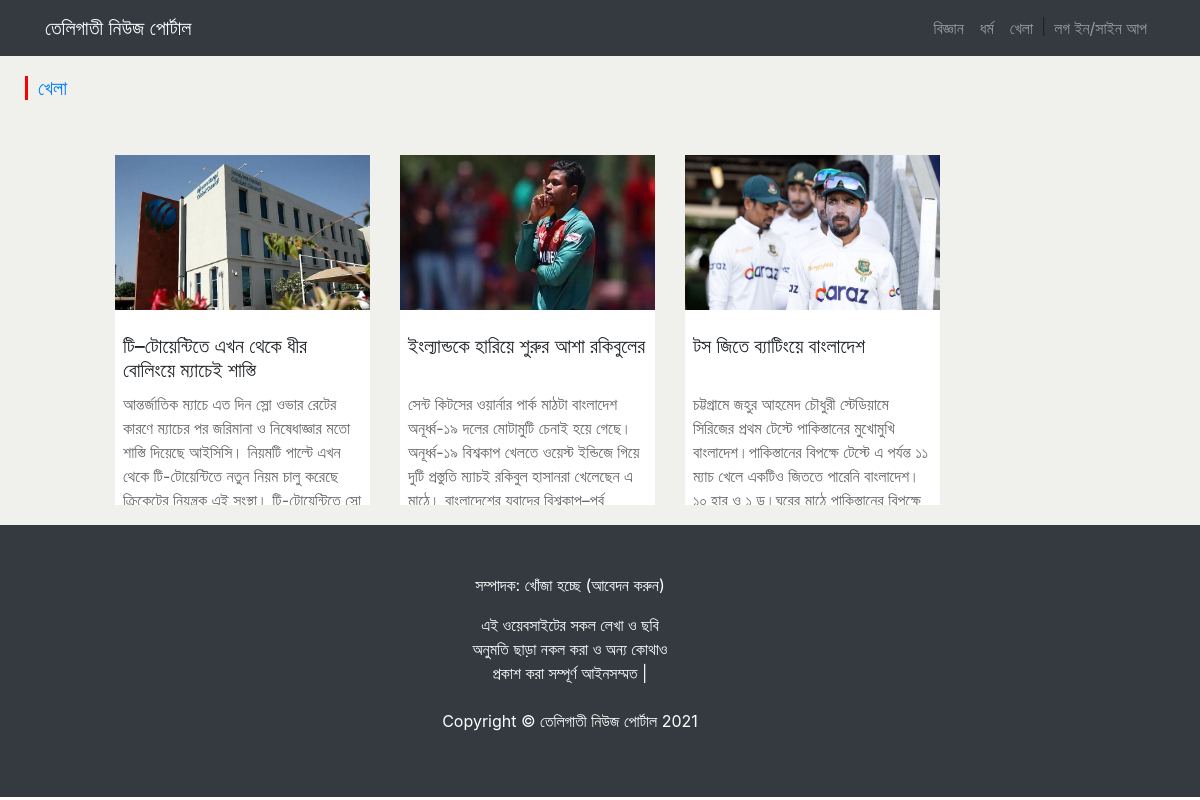
The app's page /whole_sports.php with its own data.
### tables this page shows
CREATE TABLE news (
news_id     int    NOT NULL    AUTO_INCREMENT,
category_name  varchar(255)   NOT NULL,
news_title    text   NOT NULL,
news_content    text     NOT NULL,
img    varchar(255)  NOT NULL,
email    varchar(255)    NOT NULL,
PRIMARY KEY (news_id),
FOREIGN KEY (email) REFERENCES users(email)
);

### whole_sports.php (the view, shortened to what this page needs)
<!DOCTYPE html>
<html lang="en">
<head>
	<link href="styles.css" rel="stylesheet" />
	<link href="index-custom.css" rel="stylesheet" />
</head>
<body>
	<nav class="navbar navbar-expand-lg navbar-dark bg-dark">
		<div class="container">
			<a class="navbar-brand" href="index.php">তেলিগাতী নিউজ পোর্টাল</a>
			<div class="collapse navbar-collapse" id="navbarResponsive">
				<ul class="navbar-nav ml-auto">
					<li class="nav-item"><a class="nav-link" href="whole_science.php">বিজ্ঞান</a></li>
					<li class="nav-item"><a class="nav-link" href="whole_religion.php">ধর্ম</a></li>
					<li class="nav-item"><a class="nav-link" href="whole_sports.php">খেলা</a></li>
					<li class="line">|</li>
					<li class="nav-item">
						<?php
						$ServerName="localhost";
						$UserName="root";
						$Password="";
						$dbName="portal";
						$connect=mysqli_connect($ServerName,$UserName,$Password,$dbName);
						if(isset($_SESSION["email"]))
						{
							$email=$_SESSION["email"];
							$sql="select * from users where email='".$email."'  ";
							$result=mysqli_query($connect,$sql);
							$total_rows=mysqli_num_rows($result);
							if($total_rows>0)
							{
								while($row=mysqli_fetch_assoc($result))
								{
									if($row["role"]=="user")
									{
										?>
										<a class="nav-link" href="userDashboard_profile.php"><?php echo $_SESSION["email"] ?></a>
										<?php
									}
									elseif($row["role"]=="admin")
									{
										?>
										<a class="nav-link" href="adminDashboard_profile.php"><?php echo $_SESSION["email"] ?></a>
										<?php
									}
								}
							}
						}
						else
						{
							?>
							<a class="nav-link" href="login.php">লগ ইন/সাইন আপ</a>
							<?php
						}
						?>
					</li>
				</ul>
			</div>
		</div>
	</nav>
	<section class="main-div">
		<div class="container">
			<div class="category-part">
				<h3><a href="whole_religion.php">খেলা</a></h3>
			</div>
			<div class="row">
				<?php
				$ServerName="localhost";
				$UserName="root";
				$Password="";
				$dbName="portal";
				$connect=mysqli_connect($ServerName,$UserName,$Password,$dbName);
				$sql="select * from news where category_name='খেলা' order by news_id desc";
				$query=mysqli_query($connect,$sql);
				while($info=mysqli_fetch_assoc($query)){
					?>
					<div class="col-md-3">
						<div class="sub-div">
							<form class="" action="singleNews.php" method="POST">
								<input type="image" src="news_image/<?php echo $info['img']; ?>" alt="Read in detail" width="255" height="155">
							</form>
								<h2><?php echo $info['news_title']; ?></h2>
								<p><?php echo $info['news_content']; ?></p>
						</div>
					</div>
					<?php
					}
					?>
				</div>
			</div>
		</section>
		<footer class="py-5 bg-dark">
			<div class="container m-0 text-center text-white"><p>সম্পাদক: খোঁজা হচ্ছে (আবেদন করুন)</p><span>এই ওয়েবসাইটের সকল লেখা ও ছবি<br>অনুমতি ছাড়া নকল করা ও অন্য কোথাও<br>প্রকাশ করা সম্পূর্ণ আইনসম্মত |<br></span><br><p>Copyright &copy; তেলিগাতী নিউজ পোর্টাল 2021</p>
			</div>
		</footer>
	</body>
	</html>

### index-custom.css (style rules this page uses)
.line { margin-top:6px; }
.main-div { padding: 20px; background-color: #F0F0ED; }
.sub-div { background-color: #ffffff; line-height: 1.5em; height: 350px; width: 255px; margin-left: 70px; margin-top: 35px; overflow: hidden; }
.sub-div h2 { margin-top: 10px; padding: 8px; height: 50px; font-size: 20px; }
.sub-div p { margin-top: 8px; padding: 8px; color: #666666; height: 200px; }
.category-part h3 { font-size: 20px; margin-bottom: 20px; border-left: 3px solid red; padding-left: 10px; margin-left: -20px; font-family: 'SolaimanLipi', Arial, sans-serif !important; }

### records on screen
news: news_title "টি–টোয়েন্টিতে এখন থেকে ধীর বোলিংয়ে ম্যাচেই শাস্তি", news_content "আন্তর্জাতিক ম্যাচে এত দিন স্লো ওভার রেটের কারণে ম্যাচের পর জরিমানা ও নিষেধাজ্ঞার মতো শাস্তি দিয়েছে আইসিসি। নিয়মটি পাল্টে এখন থেকে টি-টোয়েন্টিতে নতুন নিয়ম চালু করেছে ক্রিকেটের নিয়ন্ত্রক এই সংস্থা। টি-টোয়েন্টিতে স্লো…"
news: news_title "ইংল্যান্ডকে হারিয়ে শুরুর আশা রকিবুলের", news_content "সেন্ট কিটসের ওয়ার্নার পার্ক মাঠটা বাংলাদেশ অনূর্ধ্ব-১৯ দলের মোটামুটি চেনাই হয়ে গেছে। অনূর্ধ্ব-১৯ বিশ্বকাপ খেলতে ওয়েস্ট ইন্ডিজে গিয়ে দুটি প্রস্তুতি ম্যাচই রকিবুল হাসানরা খেলেছেন এ মাঠে। বাংলাদেশের যুবাদের বিশ্বকাপ–পূর্ব…"
news: news_title "টস জিতে ব্যাটিংয়ে বাংলাদেশ", news_content "চট্টগ্রামে জহুর আহমেদ চৌধুরী স্টেডিয়ামে সিরিজের প্রথম টেস্টে পাকিস্তানের মুখোমুখি বাংলাদেশ।পাকিস্তানের বিপক্ষে টেস্টে এ পর্যন্ত ১১ ম্যাচ খেলে একটিও জিততে পারেনি বাংলাদেশ। ১০ হার ও ১ ড্র।ঘরের মাঠে পাকিস্তানের বিপক্ষে…"
